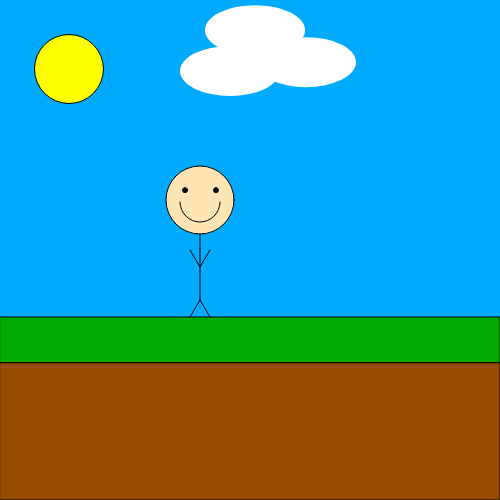
Frame 1 (no input)
Frame 60 (no input): identical to frame 1, image omitted
Frame 120 (the mouse pressed at the canvas centre since frame 60): identical to frame 1, image omitted

The p5.js sketch that drew this single still picture (run headless with seeded random() and noise() and a simulated clock; from frame 60 on, the mouse is pressed at the canvas centre):

// p5.js sketch
// ── sketch.js
function setup() {
  createCanvas(500, 500);
  console.log("I'm sub-20 in cubing")
  print("HEElo hit select is op")
  
}

function draw() {
  
  var c = color(255, 255, 0)
  var d = color(255, 229, 180)
  var g = color(0, 169, 0)
  var b = color(150, 75, 0)
  var bl = color(0, 0, 0)
  var w = color(255, 255, 255)
  background(0, 170, 255);
  
  fill(d)
  stroke(1)
  circle(200, 200, 68)
  line(200, 234, 200, 300)
  line(200, 267, 210, 250)
  line(200, 267, 190, 250)
  line(200, 300,190, 317)
  line(200, 300,210, 317)
  fill(c)
  stroke(1)
  circle(69, 69, 69)
  fill(g)
  stroke(1)
  rect(0, 317, 500, 45.75)
  fill(b)
  stroke(1)
  rect(0, 362.75, 500, 137.25)
  fill(bl)
  stroke(1)
  circle(185, 190.125, 5)
  circle(216, 190.125, 5)
  noFill()
  arc(200, 202, 40, 40, 0, PI);
  fill(w)
  noStroke()
  ellipse(230, 71, 100, 50)
  ellipse(306, 62.125, 100, 50)
  ellipse(255, 30.125, 100, 50)
}

// ── style.css
html, body {
  margin: 0;
  padding: 0;
}
canvas {
  display: block;
}
h1 {
  color: green
}
